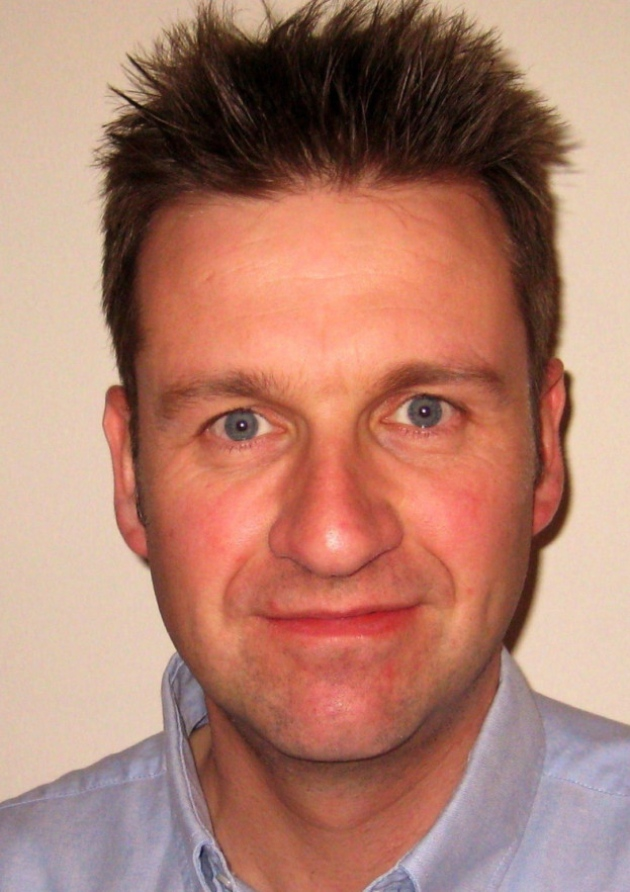
//> input picture DetectWink/DetectWink/wink images/998892543.jpg, 630 x 892 px
$ ./main 'wink images/'   (built with g++ and OpenCV 4)
//> lines starting //> are read from the running program, lines starting //| are printed output that depends on the picture; after the words box and inside, x2 and y2 are one past the last pixel; in counts of white or black regions, pixels touching at a corner belong together
//> in runonFolder, img is the input picture: 892 rows x 630 cols, CV_8UC3; mean B, G, R 110.7, 127.1, 176.2
#include "opencv2/highgui.hpp"
#include "opencv2/objdetect/objdetect.hpp"
#include "opencv2/imgproc/imgproc.hpp"

#include <iostream>
#include <stdio.h>
#include "dirent.h"

using namespace std;
using namespace cv;


/*
The cascade classifiers that come with opencv are kept in the
following folder: samples/data/haarscascades
Set OPENCV_ROOT to the location of opencv in your system
*/
string OPENCV_ROOT = "D:/Ceemple/OpenCV4VS/";
string cascades = OPENCV_ROOT + "samples/data/haarcascades/";
string FACES_CASCADE_NAME = cascades + "haarcascade_frontalface_alt.xml";
string EYES_CASCADE_NAME = cascades + "haarcascade_eye.xml";


void drawEllipse(Mat frame, const Rect rect, int r, int g, int b) {
	int width2 = rect.width / 2;
	int height2 = rect.height / 2;
	Point center(rect.x + width2, rect.y + height2);
	ellipse(frame, center, Size(width2, height2), 0, 0, 360,
		Scalar(r, g, b), 2, 8, 0);
}


bool detectWink(Mat frame, Point location, Mat ROI, CascadeClassifier cascade) {
	// frame,ctr are only used for drawing the detected eyes
	vector<Rect> eyes;
	cascade.detectMultiScale(ROI, eyes, 1.035, 7, 0, Size(24, 24)); //detect eyes

	int neyes = (int)eyes.size();
	for (int i = 0; i < neyes; i++) {
		Rect eyes_i = eyes[i];
		drawEllipse(frame, eyes_i + location, 255, 255, 0);//draw light blue for eyes
	}
	return(neyes == 1);
}

// you need to rewrite this function
int detect(Mat frame,
	CascadeClassifier cascade_face, CascadeClassifier cascade_eyes) {
	Mat frame_gray;
	vector<Rect> faces;

	cvtColor(frame, frame_gray, CV_BGR2GRAY);
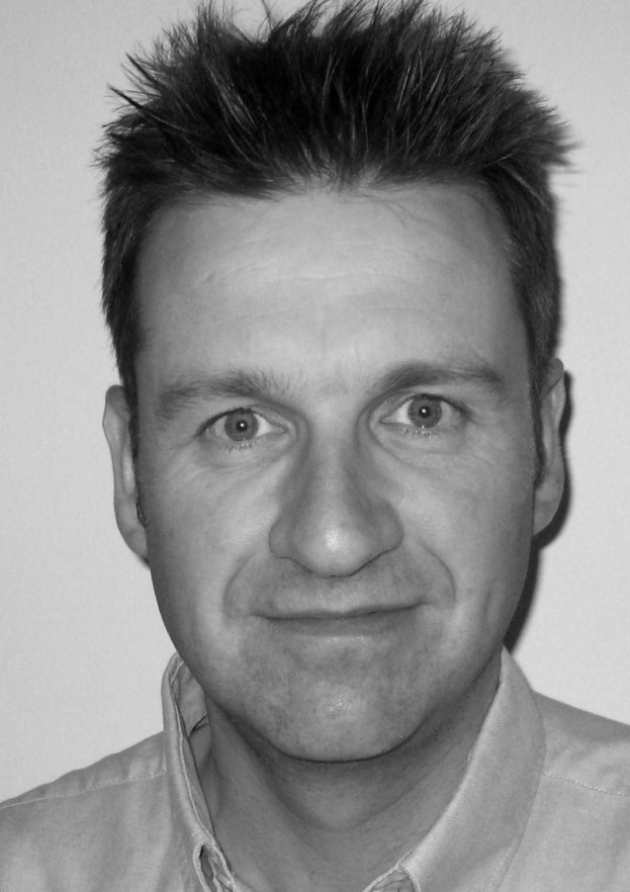
//> frame_gray: 892 rows x 630 cols, CV_8UC1; min 0, max 224, mean 139.9

	//  equalizeHist(frame_gray, frame_gray); // input, outuput
	//  medianBlur(frame_gray, frame_gray, 5); // input, output, neighborhood_size
	//  blur(frame_gray, frame_gray, Size(5,5), Point(-1,-1));
	/*  input,output,neighborood_size,center_location (neg means - true center) */


	cascade_face.detectMultiScale(frame_gray, faces,
		1.08, 4, 0 | CV_HAAR_SCALE_IMAGE, Size(30, 30));
//> faces = 1 Rect (x, y, width, height): [92, 242, 470, 470]

	/* frame_gray - the input image
	faces - the output detections.
	1.1 - scale factor for increasing/decreasing image or pattern resolution
	3 - minNeighbors.
	larger (4) would be more selective in determining detection
	smaller (2,1) less selective in determining detection
	0 - return all detections.
	0|CV_HAAR_SCALE_IMAGE - flags. This flag means scale image to match pattern
	Size(30, 30)) - size in pixels of smallest allowed detection
	*/

	int detected = 0;

	int nfaces = (int)faces.size();
//> nfaces = 1
	for (int i = 0; i < nfaces; i++) {
		Rect face = faces[i];
		drawEllipse(frame, face, 255, 0, 255);//draw purple for face
		Mat faceROI = frame_gray(face);
		if (detectWink(frame, Point(face.x, face.y), faceROI, cascade_eyes)) {
			drawEllipse(frame, face, 0, 255, 0);//draw green for wink
			detected++;
		}
	}
//> this loop made 1 pass
//> (face, width2 in drawEllipse, height2 in drawEllipse, center in drawEllipse, neyes in detectWink) on pass 1: (Rect(92, 242, 470, 470), 235, 235, Point(327, 477), 2)
//> pass 1, in detect, `drawEllipse(frame, face, 255, 0, 255);`:
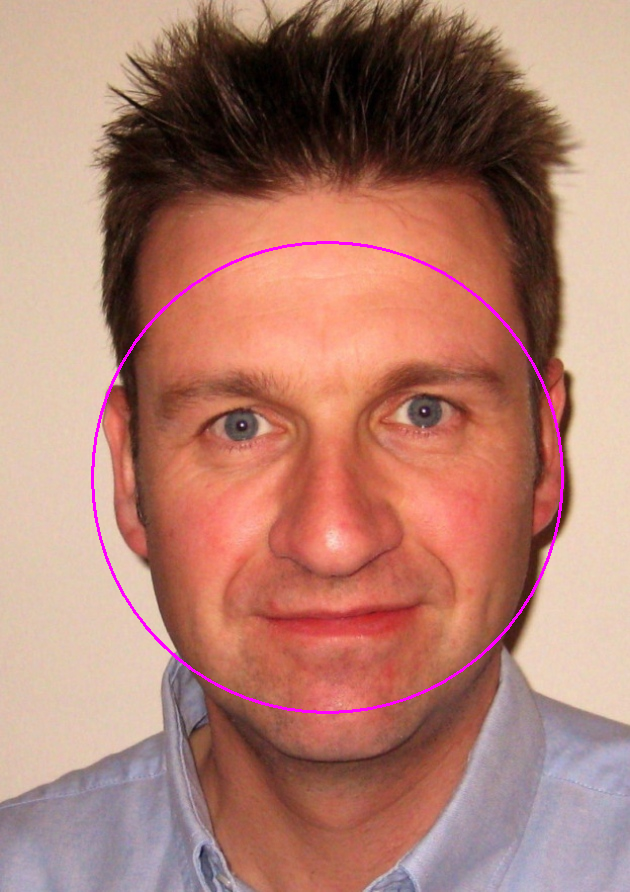
//> frame: 892 rows x 630 cols, CV_8UC3; 0.8% of pixels changed, all inside (x1, y1, x2, y2) = (91, 241, 564, 714)
//> pass 1, in detect, `Mat faceROI = frame_gray(face);`:
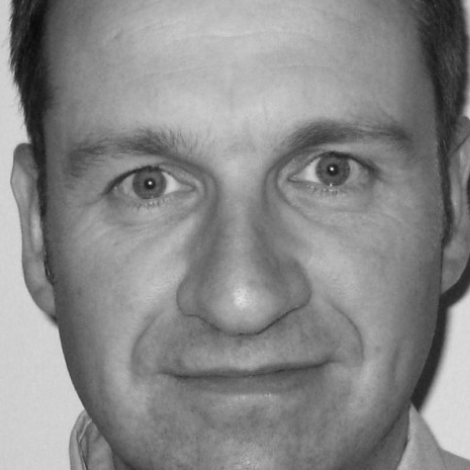
//> faceROI: 470 rows x 470 cols, CV_8UC1; min 9, max 224, mean 136.7
//> after the loop:
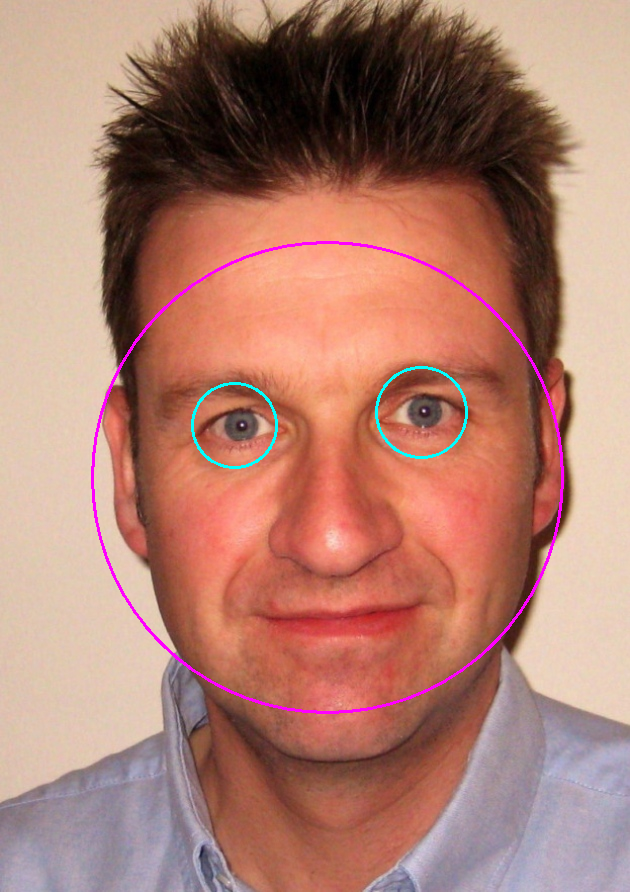
//> frame: 892 rows x 630 cols, CV_8UC3; 0.29% of pixels changed, all inside (x1, y1, x2, y2) = (191, 366, 468, 469)
//> after the loop, detected = 0
	return(detected);
}

int runonFolder(const CascadeClassifier cascade1,
	const CascadeClassifier cascade2,
	string folder) {
	if (folder.at(folder.length() - 1) != '/') folder += '/';
	DIR *dir = opendir(folder.c_str());
	if (dir == NULL) {
		cerr << "Can't open folder " << folder << endl;
		exit(1);
	}
	bool finish = false;
	string windowName;
	struct dirent *entry;
	int detections = 0;
	while (!finish && (entry = readdir(dir)) != NULL) {
		char *name = entry->d_name;
		string dname = folder + name;
		Mat img = imread(dname.c_str(), CV_LOAD_IMAGE_UNCHANGED);
		if (!img.empty()) {
			int d = detect(img, cascade1, cascade2);
//> d = 0
			cerr << d << " detections" << endl;
			detections += d;
//> detections = 0
			if (!windowName.empty()) destroyWindow(windowName);
			windowName = name;
			namedWindow(windowName.c_str(), CV_WINDOW_AUTOSIZE);
			imshow(windowName.c_str(), img);
			int key = waitKey(0); // Wait for a keystroke
//> the Esc key is pressed
			switch (key) {
			case 27: // <Esc>
				finish = true; break;
			default:
				break;
			}
		} // if image is available
	}
//> after the loop, detections = 0
	closedir(dir);
	return(detections);
}

void runonVideo(const CascadeClassifier cascade1,
	const CascadeClassifier cascade2) {
	VideoCapture videocapture(0);
	if (!videocapture.isOpened()) {
		cerr << "Can't open default video camera" << endl;
		exit(1);
	}
	string windowName = "Live Video";
	namedWindow("video", CV_WINDOW_AUTOSIZE);
	Mat frame;
	bool finish = false;
	while (!finish) {
		if (!videocapture.read(frame)) {
			cout << "Can't capture frame" << endl;
			break;
		}
		detect(frame, cascade1, cascade2);
		imshow("video", frame);
		if (waitKey(30) >= 0) finish = true;
	}
}

int main(int argc, char** argv) {
	if (argc != 1 && argc != 2) {
		cerr << argv[0] << ": "
			<< "got " << argc - 1
			<< " arguments. Expecting 0 or 1 : [image-folder]"
			<< endl;
		return(-1);
	}

	string foldername = (argc == 1) ? "" : argv[1];
	CascadeClassifier faces_cascade, eyes_cascade;

	if (
		!faces_cascade.load(FACES_CASCADE_NAME)
		|| !eyes_cascade.load(EYES_CASCADE_NAME)) {
		cerr << FACES_CASCADE_NAME << " or " << EYES_CASCADE_NAME
			<< " are not in a proper cascade format" << endl;
		return(-1);
	}

	int detections = 0;
	if (argc == 2) {
		detections = runonFolder(faces_cascade, eyes_cascade, foldername);
//> detections = 0
		cout << "Total of " << detections << " detections" << endl;
//| Total of 0 detections
	}
	else runonVideo(faces_cascade, eyes_cascade);

	int age;
	cin >> age;
//> the answer given: 3
	return(0);
}

$ run again, on DetectWink/DetectWink/wink images/DirtyBarbie-DeeDeeCloseUpWink-200x300.jpg
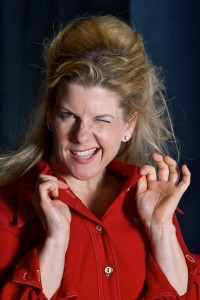
//> input picture DetectWink/DetectWink/wink images/DirtyBarbie-DeeDeeCloseUpWink-200x300.jpg, 200 x 300 px
//> in runonFolder, img is the input picture: 300 rows x 200 cols, CV_8UC3; mean B, G, R 53.8, 57.4, 96.3
//> in detect, `cvtColor(frame, frame_gray, CV_BGR2GRAY);`:
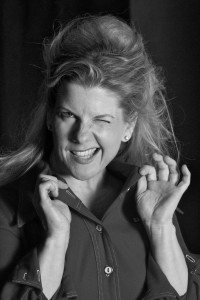
//> frame_gray: 300 rows x 200 cols, CV_8UC1; min 0, max 244, mean 68.6
//> faces = 1 Rect (x, y, width, height): [41, 85, 90, 90]
//> nfaces = 1
//> the loop in detect, `for (int i = 0; i < nfaces; i++)` made 1 pass
//> (face, width2 in drawEllipse, height2 in drawEllipse, center in drawEllipse, neyes in detectWink) on pass 1: (Rect(41, 85, 90, 90), 45, 45, Point(86, 130), 0)
//> pass 1, in detect, `Mat faceROI = frame_gray(face);`:
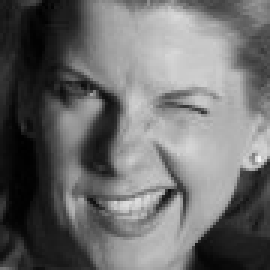
//> faceROI: 90 rows x 90 cols, CV_8UC1 (shown 3 times larger); min 0, max 244, mean 107.6
//> after the loop in detect, `for (int i = 0; i < nfaces; i++)`: detected = 0
//| Total of 0 detections
